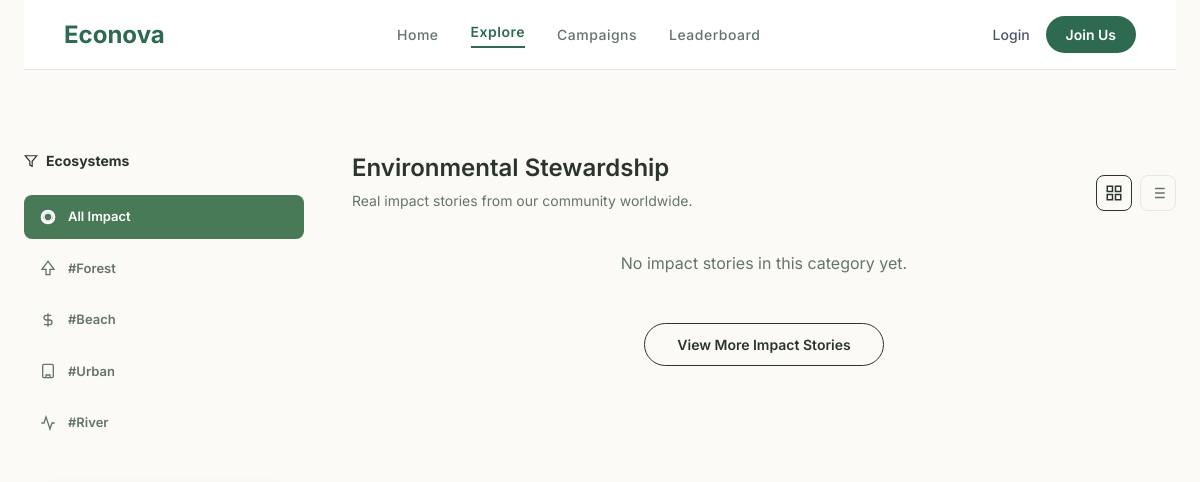
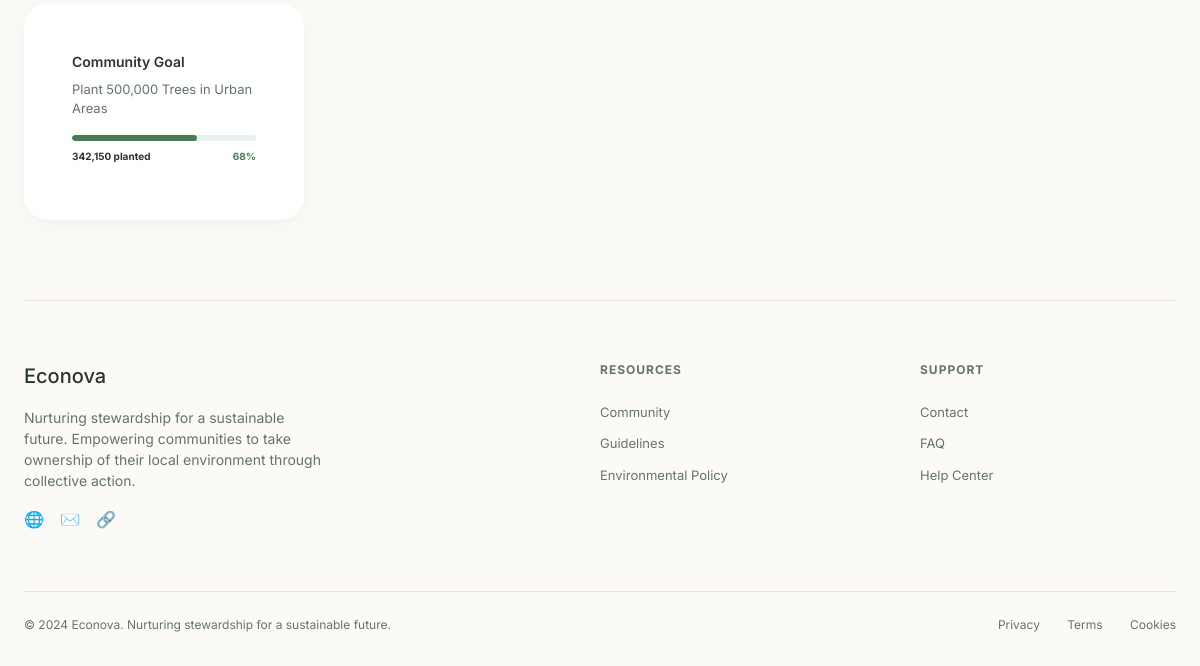
The app's page /explore.php, older data (2 pictures, top to bottom).
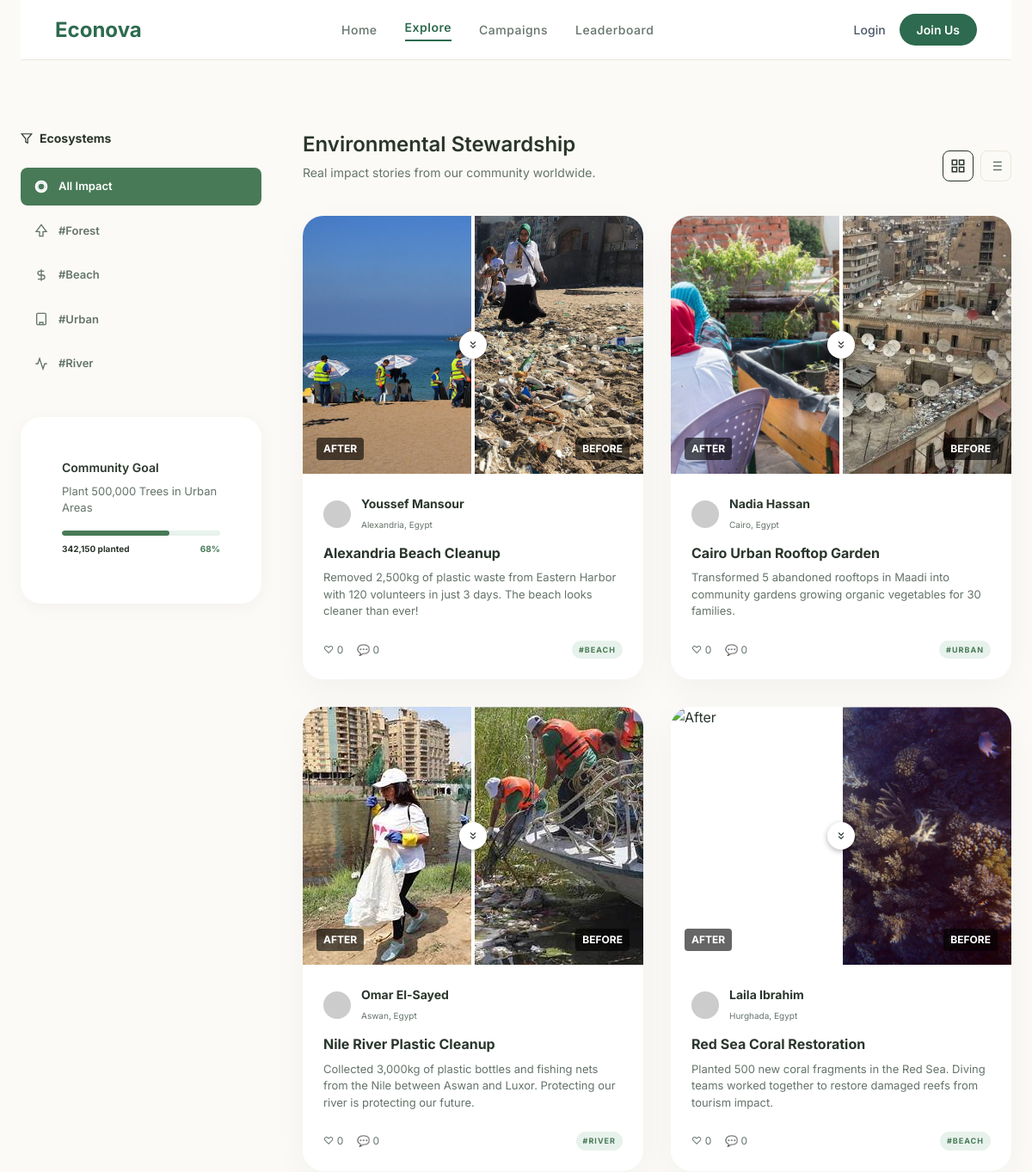
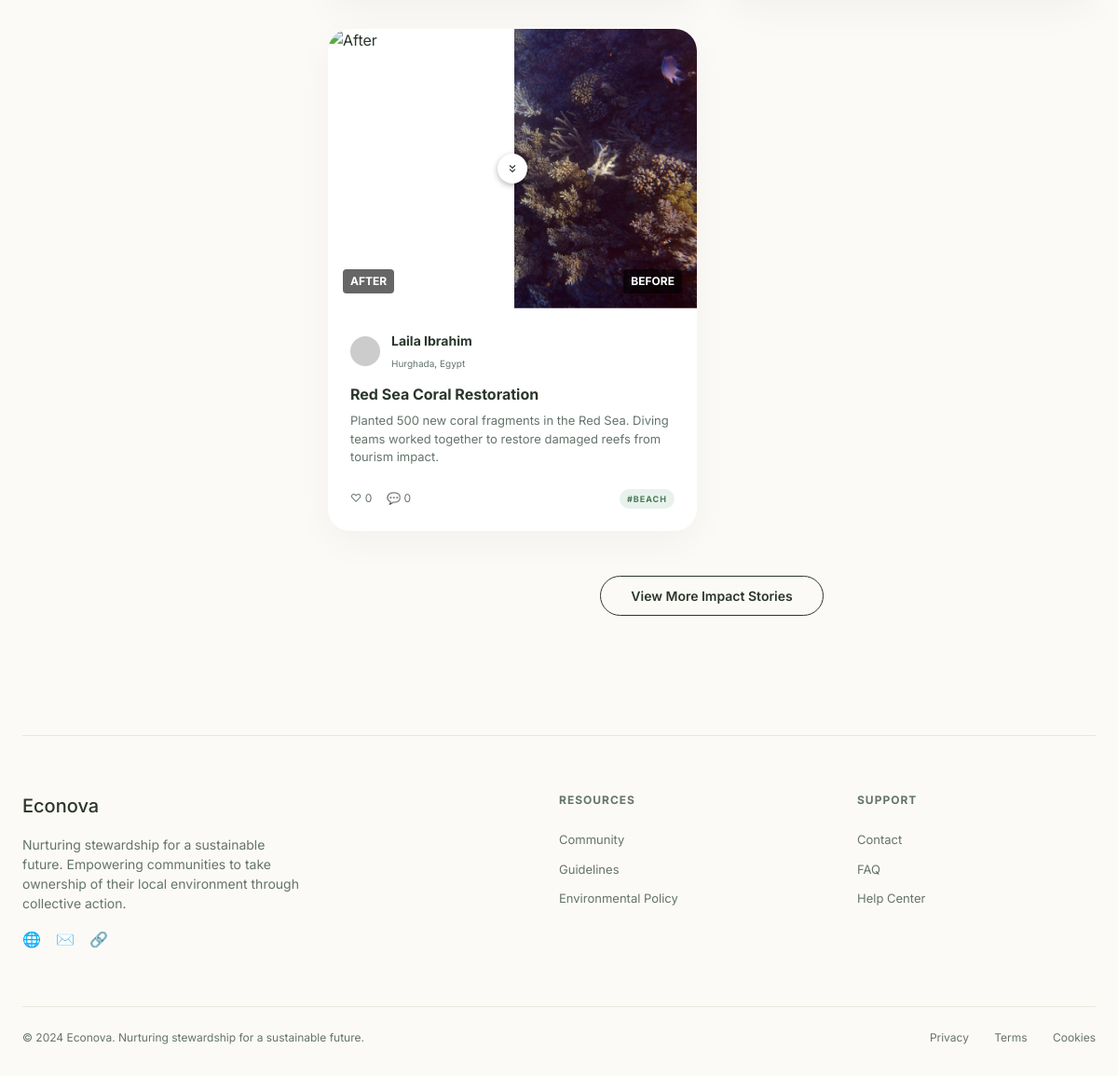
The same page, newer data (2 pictures, top to bottom).
### tables this page shows
CREATE TABLE posts (
        id INTEGER PRIMARY KEY AUTOINCREMENT,
        user_name TEXT,
        location TEXT,
        title TEXT,
        description TEXT,
        category TEXT,
        likes_count INTEGER DEFAULT 0,
        comments_count INTEGER DEFAULT 0,
        before_image TEXT,
        after_image TEXT,
        created_at DATETIME DEFAULT CURRENT_TIMESTAMP
    , "user_id");

### explore.php (the view, shortened to what this page needs)
<?php
$category = isset($_GET['category']) ? $_GET['category'] : 'all';
$goalTitle = "Plant 500,000 Trees in Urban Areas";
$goalTarget = 500000;
$goalCurrent = 342150;
$goalPercent = round(($goalCurrent / $goalTarget) * 100);
try {
    $db = new PDO('sqlite:' . __DIR__ . '/econova.db');
    $db->setAttribute(PDO::ATTR_ERRMODE, PDO::ERRMODE_EXCEPTION);
    $db->exec("CREATE TABLE IF NOT EXISTS posts (
        id INTEGER PRIMARY KEY AUTOINCREMENT,
        user_name TEXT,
        location TEXT,
        title TEXT,
        description TEXT,
        category TEXT,
        likes_count INTEGER DEFAULT 0,
        comments_count INTEGER DEFAULT 0,
        before_image TEXT,
        after_image TEXT,
        created_at DATETIME DEFAULT CURRENT_TIMESTAMP
    )");
    if ($category === 'all') {
        $stmt = $db->query("SELECT * FROM posts ORDER BY id ASC");
        $posts = $stmt->fetchAll(PDO::FETCH_ASSOC);
    } else {
        $stmt = $db->prepare("SELECT * FROM posts WHERE category = :category ORDER BY id ASC");
        $stmt->execute([':category' => $category]);
        $posts = $stmt->fetchAll(PDO::FETCH_ASSOC);
    }
} catch(PDOException $e) {
    $posts = [];
}
?>
<!DOCTYPE html>
<html lang="en">
<head>
  <link rel="stylesheet" href="style.css">
  <link rel="stylesheet" href="explore.css">
</head>
<body>
  <div class="page-container">
    <header class="header home-header">
      <a href="index.php" class="logo">Econova</a>
      <nav class="nav center-nav">
        <a href="index.php" class="nav-link">Home</a>
        <a href="explore.php" class="nav-link active">Explore</a>
        <a href="campaigns.php" class="nav-link">Campaigns</a>
        <a href="leaderboard.php" class="nav-link">Leaderboard</a>
      </nav>
            <div class="nav-actions">
        <?php if (isset($_SESSION['user_id'])): ?>
        <div class="icons">
          <a href="profile.php" style="color: inherit; text-decoration: none;">
            <svg width="20" height="20" viewBox="0 0 24 24" fill="none" stroke="currentColor" stroke-width="2">
              <path d="M20 21v-2a4 4 0 0 0-4-4H8a4 4 0 0 0-4 4v2"></path>
              <circle cx="12" cy="7" r="4"></circle>
            </svg>
          </a>
        </div>
        <div id="authWrapper" style="display: flex; align-items: center; gap: 16px;">
          <span <?php if(getUserScore($_SESSION['user_id']) >= 500): ?>class="score-badge tooltip-enabled" onclick="openRewardsModal()"<?php else: ?>class="score-badge"<?php endif; ?> style="font-weight: 600; color: #2e7d32; background: #e8f2ec; padding: 4px 12px; border-radius: 20px; font-size: 14px; position: relative; cursor: <?php echo (getUserScore($_SESSION['user_id']) >= 500) ? 'pointer' : 'default'; ?>;">🌱 <?php echo number_format(getUserScore($_SESSION['user_id'])); ?> pts</span>
          <span style="font-weight: 600; color: var(--text-main);">Welcome, <?php echo htmlspecialchars($_SESSION['user_name']); ?></span>
          <a href="api_logout.php" class="btn btn-outline btn-sm" style="text-decoration:none;">Logout</a>
        </div>
        <?php else: ?>
        <div id="authWrapper" style="display: flex; align-items: center; gap: 16px;">
          <a href="login.php" class="login-link">Login</a>
          <a href="signup.php" class="btn-join">Join Us</a>
        </div>
        <?php endif; ?>
      </div>
    </header>
    <main class="explore-container">
      <aside class="sidebar">
        <div class="filter-section">
          <h3 class="filter-title"><svg width="14" height="14" viewBox="0 0 24 24" fill="none" stroke="currentColor"
              stroke-width="2">
              <polygon points="22 3 2 3 10 12.46 10 19 14 21 14 12.46 22 3"></polygon>
            </svg> Ecosystems</h3>
          <ul class="filter-list" id="filterList">
            <li><a href="?category=all" class="filter-btn <?php echo $category === 'all' ? 'active' : ''; ?>" style="text-decoration:none; display:flex; align-items:center;"> All Impact</a></li>
            <li><a href="?category=forest" class="filter-btn <?php echo $category === 'forest' ? 'active' : ''; ?>" style="text-decoration:none; display:flex; align-items:center;"><svg width="16" height="16" viewBox="0 0 24 24"
                  fill="none" stroke="currentColor" stroke-width="2">
                  <path d="M12 2L3 14h6v8h6v-8h6L12 2z"></path>
                </svg> #Forest</a></li>
            <li><a href="?category=beach" class="filter-btn <?php echo $category === 'beach' ? 'active' : ''; ?>" style="text-decoration:none; display:flex; align-items:center;"><svg width="16" height="16" viewBox="0 0 24 24"
                  fill="none" stroke="currentColor" stroke-width="2">
                  <path d="M12 2v20M17 5H9.5a3.5 3.5 0 0 0 0 7h5a3.5 3.5 0 0 1 0 7H6"></path>
                </svg> #Beach</a></li>
            <li><a href="?category=urban" class="filter-btn <?php echo $category === 'urban' ? 'active' : ''; ?>" style="text-decoration:none; display:flex; align-items:center;"> #Urban</a></li>
            <li><a href="?category=river" class="filter-btn <?php echo $category === 'river' ? 'active' : ''; ?>" style="text-decoration:none; display:flex; align-items:center;"><svg width="16" height="16" viewBox="0 0 24 24"
                  fill="none" stroke="currentColor" stroke-width="2">
                  <path d="M22 12h-4l-3 9L9 3l-3 9H2"></path>
                </svg> #River</a></li>
          </ul>
        </div>
        <div class="card goal-card" id="goalContainer">
          <div class="card-content">
            <p class="title-small" style="margin-bottom: 8px;">Community Goal</p>
            <p class="goal-desc" id="goalTitle" style="font-size: 13px; color: var(--text-muted); margin-bottom: 16px;">
              <?php echo htmlspecialchars($goalTitle); ?></p>
            <div class="progress-section" style="margin-top: 16px; margin-bottom: 0;">
              <div class="progress-bar"
                style="background-color: #E8F2EC; height: 6px; border-radius: 3px; margin-bottom: 8px;">
                <div class="progress-fill" id="goalProgress"
                  style="width: <?php echo $goalPercent; ?>%; border-radius: 3px; background-color: var(--text-green);"></div>
              </div>
              <div class="progress-labels" style="margin-top: 8px;">
                <strong id="goalCurrent" style="font-size: 10px; font-weight: 700;"><?php echo number_format($goalCurrent); ?> planted</strong>
                <strong class="text-green" id="goalPercent" style="font-size: 10px; font-weight: 700;"><?php echo $goalPercent; ?>%</strong>
              </div>
            </div>
          </div>
        </div>
      </aside>
      <section class="explore-content">
        <div class="feed-header">
          <div>
            <h2 class="section-title">Environmental Stewardship</h2>
            <p class="section-subtitle">Real impact stories from our community worldwide.</p>
          </div>
          <div class="feed-controls">
            <button class="icon-btn active"><svg width="18" height="18" viewBox="0 0 24 24" fill="none"
                stroke="currentColor" stroke-width="2">
                <rect x="3" y="3" width="7" height="7"></rect>
                <rect x="14" y="3" width="7" height="7"></rect>
                <rect x="14" y="14" width="7" height="7"></rect>
                <rect x="3" y="14" width="7" height="7"></rect>
              </svg></button>
            <button class="icon-btn"></button>
          </div>
        </div>
        <div class="explore-grid" id="explorePostsContainer">
          <?php if (empty($posts)): ?>
            <p style="color: var(--text-muted); grid-column: 1/-1; text-align: center;">No impact stories in this category yet.</p>
          <?php else: ?>
            <?php foreach ($posts as $p): ?>
              <div class="card explore-card">
                <div class="split-image-container" style="position:relative; width:100%; height:300px; overflow:hidden; border-radius: 12px 12px 0 0;">
                  <?php
                    $emojiMap = [
                        'beach' => '🏖️',
                        'forest' => '🌲',
                        'urban' => '🏙️',
                        'river' => '🌊'
                    ];
                    $cat = strtolower($p['category']);
                    $emoji = isset($emojiMap[$cat]) ? $emojiMap[$cat] : '🌍';
                    $beforeIsLocal = (empty($p['before_image']) || $p['before_image'] === 'local');
                  ?>
                  <?php if ($beforeIsLocal): ?>
                    <div class="img-right placeholder-bg" id="exploreImgRight-<?php echo $p['id']; ?>" style="position:absolute; width:100%; height:100%; display:flex; align-items:center; justify-content:center; background-color:#d0d9d4; font-size:64px; margin:0; clip-path:inset(0 0 0 50%); filter: grayscale(100%);">
                      <?php echo $emoji; ?>
                    </div>
                  <?php else: ?>
                    <img src="<?php echo htmlspecialchars($p['before_image']); ?>" class="img-right" id="exploreImgRight-<?php echo $p['id']; ?>" alt="Before" style="position:absolute; width:100%; height:100%; object-fit:cover; clip-path:inset(0 0 0 50%);">
                  <?php endif; ?>
                  <div class="split-label left" style="position:absolute; bottom:16px; left:16px; background:rgba(0,0,0,0.6); color:white; padding:4px 8px; border-radius:4px; font-size:12px; font-weight:bold;">AFTER</div>
                  <div class="split-label right" style="position:absolute; bottom:16px; right:16px; background:rgba(0,0,0,0.6); color:white; padding:4px 8px; border-radius:4px; font-size:12px; font-weight:bold;">BEFORE</div>
                  <div class="split-slider" id="exploreSplitSlider-<?php echo $p['id']; ?>" style="position:absolute; top:0; bottom:0; left:50%; width:4px; background:white; transform:translateX(-50%); pointer-events:none;">
                    <div class="slider-btn" style="position:absolute; top:50%; left:50%; transform:translate(-50%, -50%); width:32px; height:32px; background:white; border-radius:50%; display:flex; align-items:center; justify-content:center; box-shadow:0 2px 6px rgba(0,0,0,0.3);">
                    </div>
                  </div>
                </div>
                <div class="card-content">
                  <div class="user-meta" style="margin-bottom: 12px;">
                    <div class="avatar" style="background-image: url('https://i.pravatar.cc/100?u=<?php echo urlencode($p['user_name']); ?>');"></div>
                    <div>
                      <strong><?php echo htmlspecialchars($p['user_name']); ?></strong>
                      <span class="time"><?php echo htmlspecialchars($p['location']); ?></span>
                    </div>
                  </div>
                  <h4><?php echo htmlspecialchars($p['title']); ?></h4>
                  <p><?php echo htmlspecialchars($p['description']); ?></p>
                  <div class="feed-actions">
                    <div class="stats">
                      <?php
                        $onclickLike = "if(document.querySelector('.btn-join')){ alert('Please login first'); window.location.href='login.php'; } else { toggleLike(" . $p['id'] . "); }";
                        $onclickComment = "if(document.querySelector('.btn-join')){ alert('Please login first'); window.location.href='login.php'; } else { toggleCommentSection(" . $p['id'] . "); }";
                        $heartIcon = !empty($p['user_liked']) ? '❤️' : '♡';
                      ?>
                      <span id="like-btn-<?php echo $p['id']; ?>" style="cursor:pointer;" onclick="<?php echo $onclickLike; ?>"><?php echo $heartIcon; ?> <span id="like-count-<?php echo $p['id']; ?>" data-raw="<?php echo $p['likes_count']; ?>"><?php echo $p['likes_count'] >= 1000 ? number_format($p['likes_count']/1000, 1).'k' : $p['likes_count']; ?></span></span>
                      <span style="cursor:pointer" onclick="<?php echo $onclickComment; ?>">💬 <span id="comment-count-<?php echo $p['id']; ?>" data-raw="<?php echo $p['comments_count']; ?>"><?php echo $p['comments_count'] >= 1000 ? number_format($p['comments_count']/1000, 1).'k' : $p['comments_count']; ?></span></span>
                    </div>
                    <span class="badge small" style="margin: 0; background-color: var(--bg-badge); color: var(--text-green);">#<?php echo strtoupper(htmlspecialchars($p['category'])); ?></span>
                  </div>
                </div>
              </div>
            <?php endforeach; ?>
          <?php endif; ?>
        </div>
        <div style="text-align: center; margin-top: 48px; margin-bottom: 48px;">
          <button class="btn btn-outline"
            style="padding: 12px 32px; font-weight: 600; border-color: var(--text-main); color: var(--text-main);">View
            More Impact Stories</button>
        </div>
      </section>
    </main>
    <footer class="footer">
      <div class="footer-grid">
        <div class="footer-brand">
          <div class="logo">Econova</div>
          <p>Nurturing stewardship for a sustainable future. Empowering communities to take ownership of their local
            environment through collective action.</p>
          <div class="socials">
            <span>🌐</span><span>✉️</span><span>🔗</span>
          </div>
        </div>
        <div>
          <h4>RESOURCES</h4>
          <a href="#">Community</a>
          <a href="#">Guidelines</a>
          <a href="#">Environmental Policy</a>
        </div>
        <div>
          <h4>SUPPORT</h4>
          <a href="#">Contact</a>
          <a href="#">FAQ</a>
          <a href="#">Help Center</a>
        </div>
      </div>
      <div class="footer-bottom">
        <p>© 2024 Econova. Nurturing stewardship for a sustainable future.</p>
        <div class="legal">
          <a href="#">Privacy</a>
          <a href="#">Terms</a>
          <a href="#">Cookies</a>
        </div>
      </div>
    </footer>
  </div>
</body>
</html>

### explore.css (style rules this page uses)
.explore-container { display: flex; gap: 48px; padding: 40px 0 80px; align-items: flex-start; }
.sidebar { width: 280px; flex-shrink: 0; position: sticky; top: 40px; }
.filter-section { margin-bottom: 40px; }
.filter-title { display: flex; align-items: center; gap: 8px; font-size: 14px; font-weight: 700; color: var(--text-main); margin-bottom: 24px; }
.filter-list { list-style: none; }
.filter-list li { margin-bottom: 8px; }
.filter-btn { display: flex; align-items: center; gap: 12px; width: 100%; padding: 12px 16px; border-radius: 8px; background: transparent; color: var(--text-muted); font-size: 13px; font-weight: 600; transition: all 0.2s; text-align: left; }
.filter-btn.active { background: var(--text-green); color: white; }
.goal-card { padding: 24px; box-shadow: 0 4px 20px rgba(0,0,0,0.04); }
.explore-content { flex: 1; }
.explore-grid { display: grid; grid-template-columns: repeat(2, 1fr); gap: 32px; }
.explore-card { padding: 0; overflow: hidden; display: flex; flex-direction: column; }
.explore-card .card-content { padding: 24px; flex: 1; display: flex; flex-direction: column; }
.explore-card h4 { font-size: 16px; margin-bottom: 8px; line-height: 1.4; }
.explore-card p { font-size: 13px; color: var(--text-muted); margin-bottom: 24px; line-height: 1.5; flex: 1; }

Row changes from the older to the newer data that the page shows:
added posts: before_image (picture), $p['id'] 4 (drawn), user_name "Youssef Mansour", location "Alexandria, Egypt", title "Alexandria Beach Cleanup", description "Removed 2,500kg of plastic waste from Eastern Harbor with 120 volunteers in just 3 days. The beach looks cleaner than ever!", heartIcon "♡", likes_count "0", comments_count "0", category "BEACH"
added posts: before_image (picture), user_name "Nadia Hassan", location "Cairo, Egypt", title "Cairo Urban Rooftop Garden", description "Transformed 5 abandoned rooftops in Maadi into community gardens growing organic vegetables for 30 families.", heartIcon "♡", likes_count "0", comments_count "0", category "URBAN"
added posts: before_image (picture), user_name "Omar El-Sayed", location "Aswan, Egypt", title "Nile River Plastic Cleanup", description "Collected 3,000kg of plastic bottles and fishing nets from the Nile between Aswan and Luxor. Protecting our river is protecting our future.", heartIcon "♡", likes_count "0", comments_count "0", category "RIVER"
added posts: before_image (picture), user_name "Laila Ibrahim", location "Hurghada, Egypt", title "Red Sea Coral Restoration", description "Planted 500 new coral fragments in the Red Sea. Diving teams worked together to restore damaged reefs from tourism impact.", heartIcon "♡", likes_count "0", comments_count "0", category "BEACH"
Text that changed along with them:
text no longer shown: "No impact stories in this category yet."
